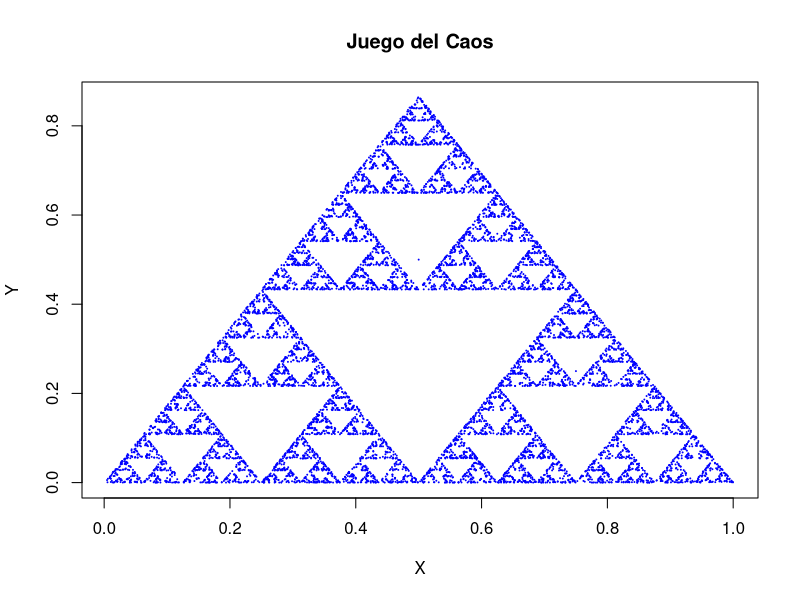
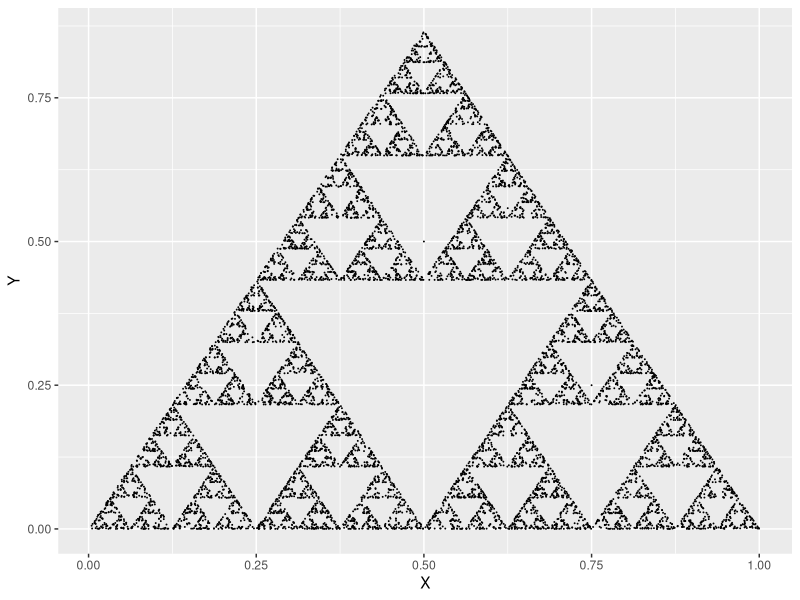

These charts were generated, in order, by the following R code:
# Función para simular el juego del caos
JuegoCaos <- function(X0, n, A=c(0,0), B=c(0.5,(0.75)^(1/2)), C=c(1,0)){
  vertices <- list("A" = A,
                   "B" = B,
                   "C" = C)
  x <- c(X0[1])
  y <- c(X0[2])
  for (i in 1:n){
    r <- runif(1)
    if (r < 1/3){
      v <- vertices$A
    } else if (r >= 1/3 & r < 2/3){
      v <- vertices$B
    } else{
      v <- vertices$C
    }
    x <- c(x,(v[1]+x[i])/2)
    y <- c(y,(v[2]+y[i])/2)
  }
  return(list("X" = x,
              "Y" = y))
}

# Simulación
L <- JuegoCaos(c(0.5,0.5), 10000)

# Graficamos el resultado
plot(L$X,L$Y,
     type = "p", 
     cex = .05,
     main="Juego del Caos",
     xlab="X",
     ylab="Y",
     col="blue")

install.packages("ggplot2")

# Lo graficamos de otra manera usando ggplot2
library(ggplot2)

df <- data.frame(L)
df

ggplot(data = df, aes(X,Y),
       xlab="X",
       ylab="Y") + geom_point(size=0.01)
